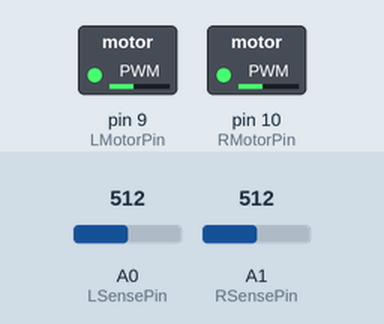
A sketch run on a simulated Arduino Uno, built with avr-gcc and run on an emulated ATmega328P. Parts: switched loads named in the sketch (green lamp = pin HIGH). Inputs (shaded band) come from the test bench; at power-on: A0 (LSensePin) = 512, A1 (RSensePin) = 512.

Above: at 1.2 s.
1.3 s: A0 (LSensePin) set to 716
At 2.5 s:
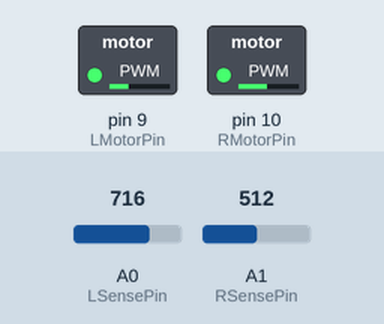
2.8 s: A1 (RSensePin) set to 900
At 3.9 s:
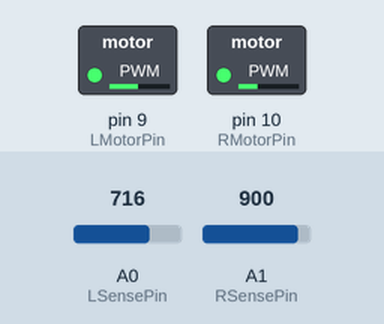
Timing chart, 0 to 5.8 s (numbered marks = the images above; inputs shaded):
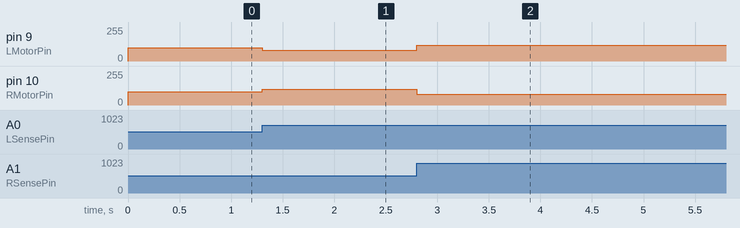

The sketch:

vehicle_code_stage1.ino
```cpp
#define LSensePin  A0
#define RSensePin  A1
#define LMotorPin  9
#define RMotorPin  10

const int BaseSpeed = 100;

void setup() {
  pinMode(LSensePin, INPUT);
  pinMode(RSensePin, INPUT);
  pinMode(LMotorPin, OUTPUT);
  pinMode(RMotorPin, OUTPUT);
}

void loop() {
  int leftSense = analogRead(LSensePin);
  int rightSense = analogRead(RSensePin);

  if (leftSense > rightSense + 20) {
    analogWrite(LMotorPin, 80);
    analogWrite(RMotorPin, 120);
  }
  else if (rightSense > leftSense + 20) {
    analogWrite(LMotorPin, 120);
    analogWrite(RMotorPin, 80);
  }
  else {
    analogWrite(LMotorPin, BaseSpeed);
    analogWrite(RMotorPin, BaseSpeed);
  }
}
```

Measured:
- after the input at 1.3 s, pin 9 (LMotorPin): 100/255 → 80/255 at once; pin 10 (RMotorPin): 100/255 → 120/255 at once
- after the input at 2.8 s, pin 9 (LMotorPin): 80/255 → 120/255 at once; pin 10 (RMotorPin): 120/255 → 80/255 at once
